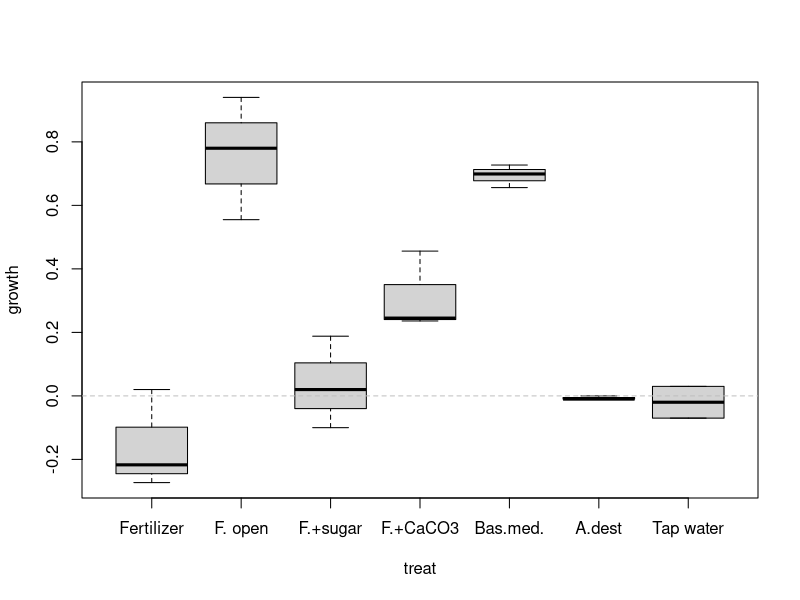
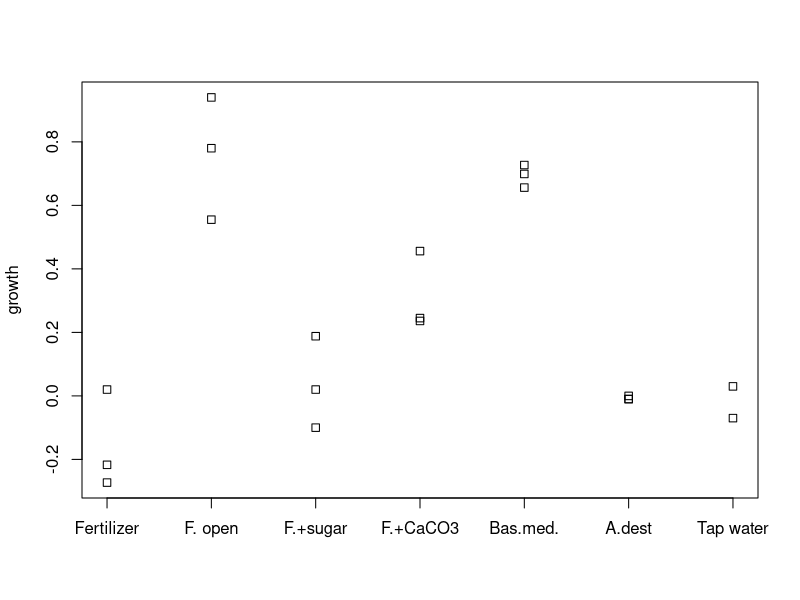
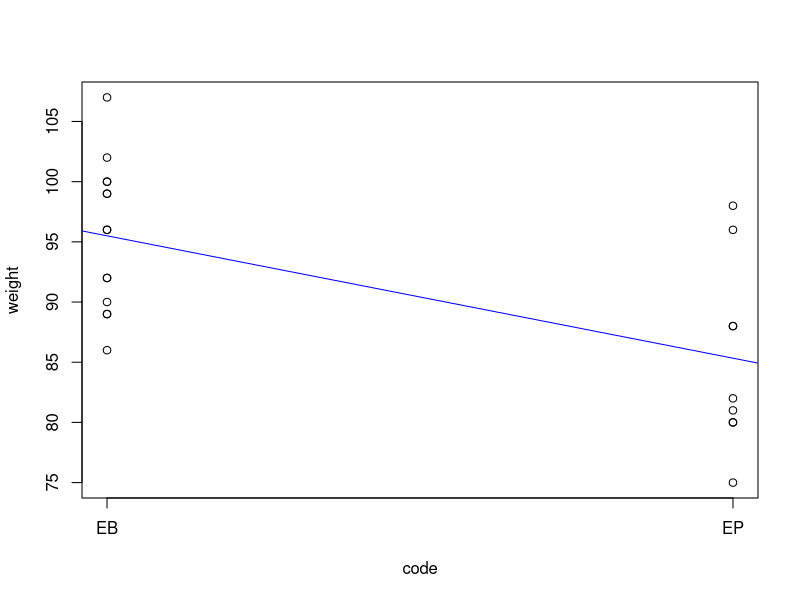
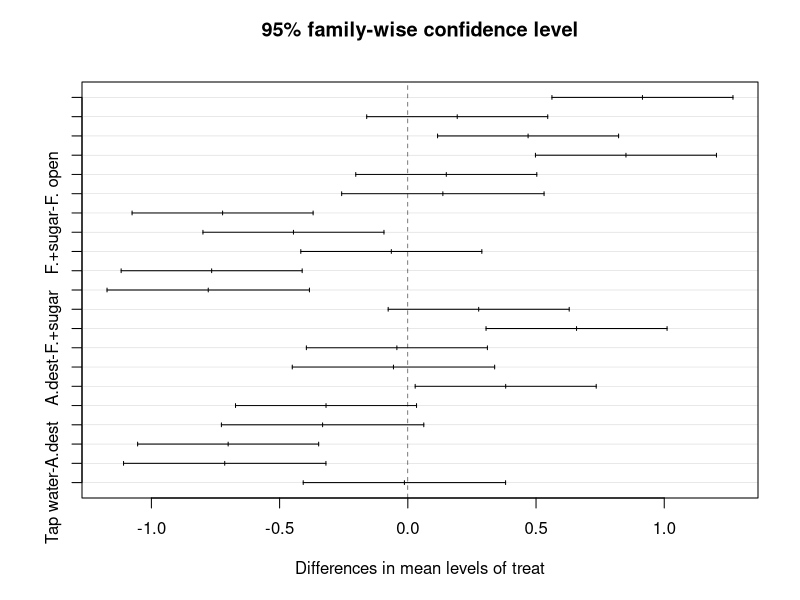
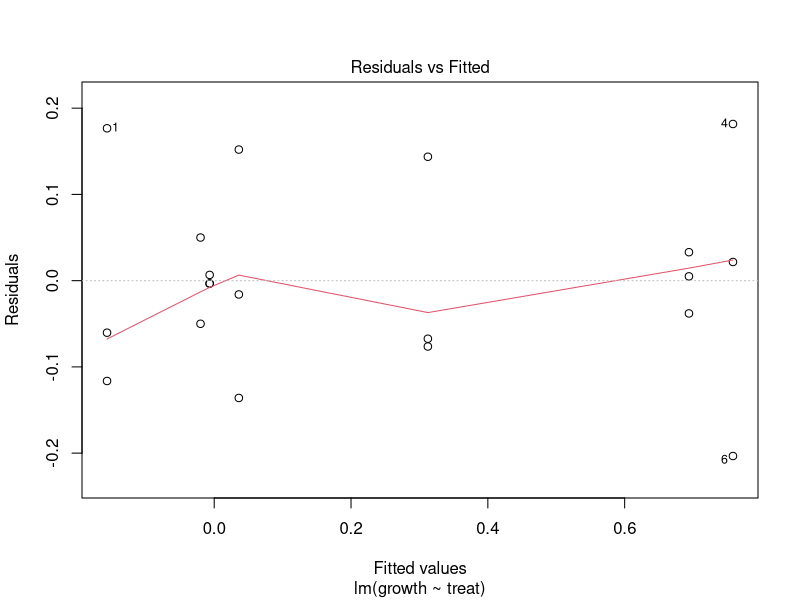
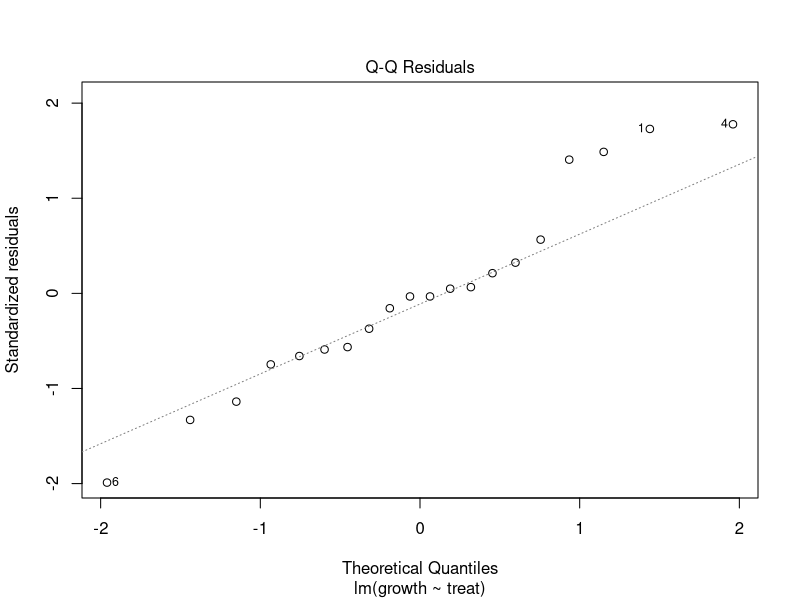
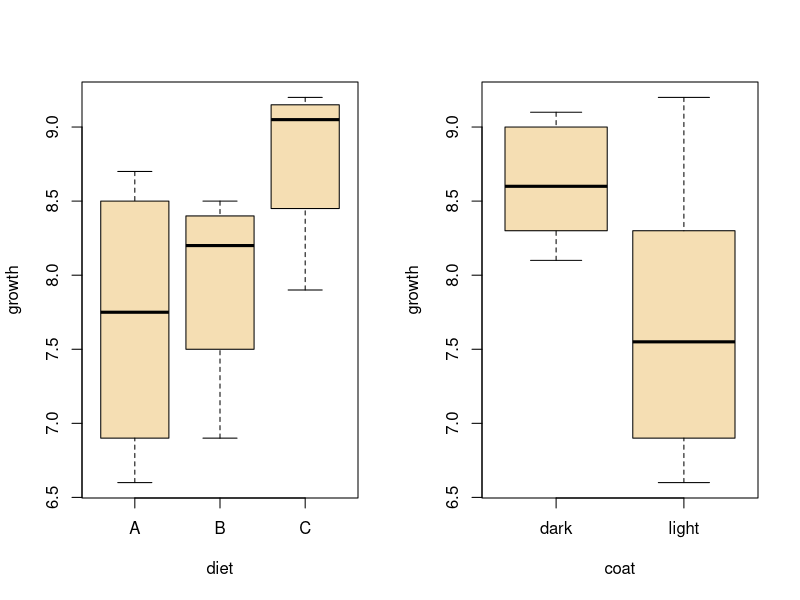
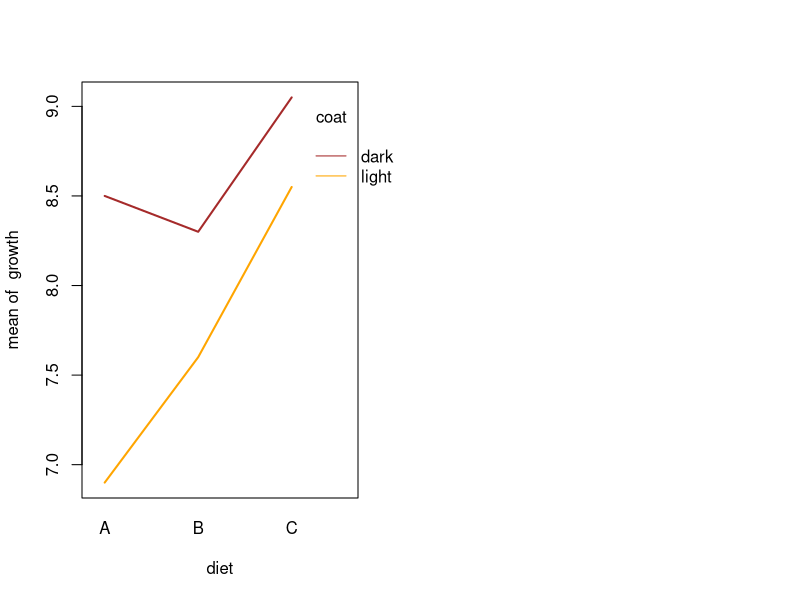

The R script that drew these images, in order:
## ---- chunk 1
knitr::opts_chunk$set(echo = FALSE)
library("dplyr")
library("tidyr")
library("kableExtra")
mypar <- list(las=1, cex.lab=1.4, cex.axis=1.4, lwd=2)
## ---- chunk 2
dat <- data.frame(
  treat  = factor(c("Fertilizer", "Fertilizer", "Fertilizer", 
             "F. open", "F. open", "F. open", 
             "F.+sugar", "F.+sugar", "F.+sugar", 
             "F.+CaCO3", "F.+CaCO3", "F.+CaCO3", 
             "Bas.med.", "Bas.med.", "Bas.med.", 
             "A.dest", "A.dest", "A.dest", 
             "Tap water", "Tap water"),
             levels=c("Fertilizer", "F. open", "F.+sugar", 
                    "F.+CaCO3", "Bas.med.", "A.dest", "Tap water")),
  rep   = c(1, 2, 3, 1, 2, 3, 1, 2, 3, 1, 2, 3, 1, 2, 3, 1, 2, 3, 1, 2), 
  growth = c(0.02, -0.217, -0.273, 0.94, 0.78, 0.555, 0.188, -0.1, 0.02, 
             0.245, 0.236, 0.456, 0.699, 0.727, 0.656, -0.01, 0, -0.01, 0.03, -0.07)
)

xdat <- 
  dat %>% 
  pivot_wider(id_cols = treat, names_from=rep, values_from=growth, names_prefix="replicate ")
## ---- chunk 3
xdat %>% 
  kable('html', caption="Data set: Growth from day 2 to day 6 (in relative units)") %>% 
  kable_styling(bootstrap_options = "striped", full_width = FALSE)
## ---- chunk 4
dat %>% 
  kable('html', caption="Data set: Growth from day 2 to day 6 (in relative units)") %>% 
  kable_styling(bootstrap_options = c("striped"), full_width = FALSE)
## ---- chunk 5
dat <- data.frame(
  treat  = factor(c("Fertilizer", "Fertilizer", "Fertilizer", 
             "F. open", "F. open", "F. open", 
             "F.+sugar", "F.+sugar", "F.+sugar", 
             "F.+CaCO3", "F.+CaCO3", "F.+CaCO3", 
             "Bas.med.", "Bas.med.", "Bas.med.", 
             "A.dest", "A.dest", "A.dest", 
             "Tap water", "Tap water"),
             levels=c("Fertilizer", "F. open", "F.+sugar", 
                    "F.+CaCO3", "Bas.med.", "A.dest", "Tap water")),
  rep   = c(1, 2, 3, 1, 2, 3, 1, 2, 3, 1, 2, 3, 1, 2, 3, 1, 2, 3, 1, 2), 
  growth = c(0.02, -0.217, -0.273, 0.94, 0.78, 0.555, 0.188, -0.1, 0.02, 
             0.245, 0.236, 0.456, 0.699, 0.727, 0.656, -0.01, 0, -0.01, 0.03, -0.07)
)
## ---- chunk 6
boxplot(growth ~ treat, data=dat)
abline(h=0, lty="dashed", col="grey")
## ---- chunk 7
stripchart(growth ~ treat, data=dat, vertical=TRUE)
## ---- chunk 8
clem_edeka <- data.frame(
  brand = c("EP", "EB", "EB", "EB", "EB", "EB", "EB", "EB", "EB", "EB", "EB", 
            "EB", "EB", "EB", "EP", "EP", "EP", "EP", "EP", "EP", "EP", "EB", "EP"),
  weight = c(88, 96, 100, 96, 90, 100, 92, 92, 102, 99, 86, 89, 99, 89, 75, 80, 
             81, 96, 82, 98, 80, 107, 88)
)

clem_edeka$code <- as.numeric(factor(clem_edeka$brand))

plot(weight ~ code, data=clem_edeka, axe=FALSE)
m <- lm(weight ~ code, data=clem_edeka)
axis(1, at=c(1,2), labels=c("EB", "EP")); axis(2); box()
abline(m, col="blue")
## ---- chunk 9
(var_tot <- var(clem_edeka$weight))
## ---- chunk 10
(var_res <- var(residuals(m)))
## ---- chunk 11
1 - var_res / var_tot
## ---- chunk 12
m <- lm(growth ~ treat, data=dat)
## ---- chunk 13
anova(m)
## ---- chunk 14
tk <- TukeyHSD(aov(m))
tk
## ---- chunk 15
plot(tk)
## ---- chunk 16
plot(m, which=1)
## ---- chunk 17
plot(m, which=2)
## ---- chunk 18
fligner.test(growth ~ treat, data=dat)
## ---- chunk 19
oneway.test(growth ~ treat, data=dat)
## ---- chunk 20
hams <- data.frame(No=1:12,
                   growth=c(6.6, 7.2, 6.9, 8.3, 7.9, 9.2,
                            8.3, 8.7, 8.1, 8.5, 9.1, 9.0),
                   diet= rep(c("A", "B", "C"), each=2),
                   coat= rep(c("light", "dark"), each=6)
                   )
## ---- chunk 21
hams <- data.frame(No = 1:12,
                   growth = c(6.6, 7.2, 6.9, 8.3, 7.9, 9.2,
                            8.3, 8.7, 8.1, 8.5, 9.1, 9.0),
                   diet = rep(c("A", "B", "C"), each=2),
                   coat = rep(c("light", "dark"), each=6)
                   )
## ---- chunk 22
hams %>% 
  kable('html', caption="Data set: Growth of hamsters (in gramm)") %>% 
  kable_styling(bootstrap_options = c("striped"), full_width = FALSE)
## ---- chunk 23
par(mfrow=c(1, 2))
boxplot(growth ~ diet, data = hams, col="wheat")
boxplot(growth ~ coat, data=hams, col="wheat")
## ---- chunk 24
m <- lm(growth~coat*diet, data=hams)
anova(m)
## ---- chunk 25
with(hams, interaction.plot(diet, coat, growth, col=c("brown", "orange"), lty=1, lwd=2))
## ---- chunk 26
par(mfrow=c(1, 2))
par(cex=1.2, las=1)
qqnorm(residuals(m))
qqline(residuals(m))

plot(residuals(m)~fitted(m))
abline(h=0)
## ---- chunk 27
fligner.test(growth ~ interaction(coat, diet), data=hams)
